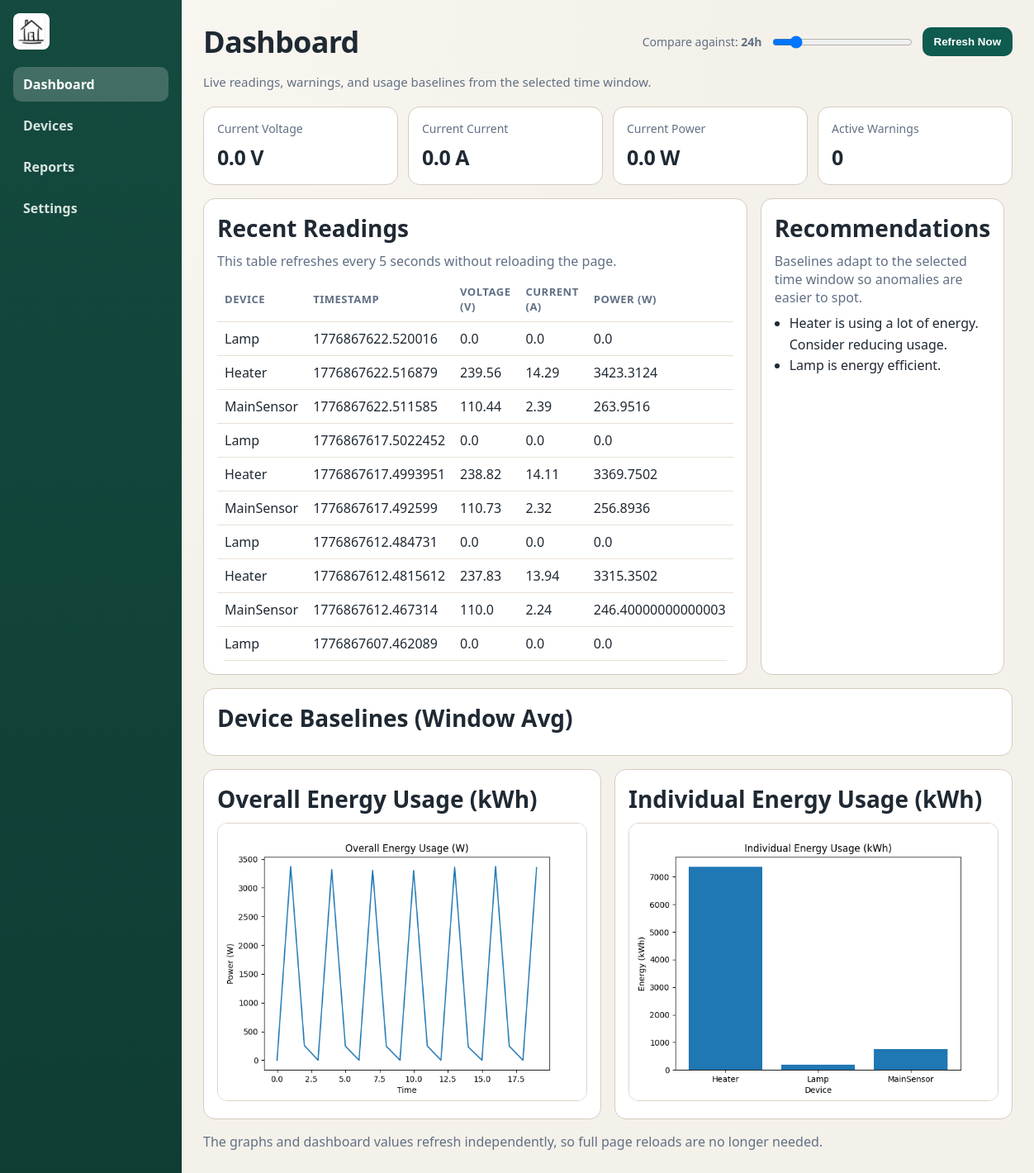
/dashboard, run on the app's committed database.
### tables this page shows
CREATE TABLE devices (
        id INTEGER PRIMARY KEY AUTOINCREMENT,
        name TEXT NOT NULL,
        type TEXT NOT NULL
    , is_active INTEGER NOT NULL DEFAULT 1, power_threshold_watts REAL NOT NULL DEFAULT 1200);

### api.py (the view)
@app.get("/dashboard", response_class=HTMLResponse)
async def get_dashboard(request: Request):
    recommendations = generate_recommendations()
    conn = get_conn()
    cursor = conn.cursor()
    cursor.execute(
        """
        SELECT d.name, r.timestamp, r.voltage, r.current
        FROM sensor_data r
        JOIN devices d ON r.device_id = d.id
        ORDER BY r.timestamp DESC
        LIMIT 10
        """
    )
    readings = cursor.fetchall()
    conn.close()
    latest_power = readings[0][2] * readings[0][3] if readings else 0
    return templates.TemplateResponse(
        "dashboard.html",
        {
            "request": request,
            "readings": readings,
            "power": round(latest_power, 2),
            "recommendations": recommendations,
        },
    )

### templates/dashboard.html (shortened to what this page needs)
<!DOCTYPE html>
<html>
<head>
    <link rel="stylesheet" href="/static/app.css">
</head>
<body>
    <div class="container">
        <div class="sidebar">
            <img src="/static/home_icon.png" alt="Home" class="icon">
            <a class="active" href="/dashboard">Dashboard</a>
            <a href="/devices">Devices</a>
            <a href="/reports">Reports</a>
            <a href="/settings">Settings</a>
        </div>
        <div class="main">
            <div class="page-header">
                <h2>Dashboard</h2>
                <div class="controls">
                    <label for="windowRange">Compare against: <strong><span id="windowLabel">24</span>h</strong></label>
                    <input id="windowRange" type="range" min="1" max="168" value="24" step="1">
                    <button id="reloadBtn" type="button">Refresh Now</button>
                </div>
            </div>
            <p class="subtext">Live readings, warnings, and usage baselines from the selected time window.</p>
            <div class="summary">
                <div class="tile">
                    <div class="tile-label">Current Voltage</div>
                    <div class="tile-value" id="voltageValue">{% if readings %}{{ readings[0][2] }}{% else %}0{% endif %} V</div>
                </div>
                <div class="tile">
                    <div class="tile-label">Current Current</div>
                    <div class="tile-value" id="currentValue">{% if readings %}{{ readings[0][3] }}{% else %}0{% endif %} A</div>
                </div>
                <div class="tile">
                    <div class="tile-label">Current Power</div>
                    <div class="tile-value" id="powerValue">{% if readings %}{{ readings[0][2] * readings[0][3] }}{% else %}0{% endif %} W</div>
                </div>
                <div class="tile">
                    <div class="tile-label">Active Warnings</div>
                    <div class="tile-value" id="warningValue">0</div>
                </div>
            </div>
            <div class="grid-two">
                <div class="section">
                    <h3>Recent Readings</h3>
                    <p class="table-note">This table refreshes every 5 seconds without reloading the page.</p>
                    <table>
                        <thead>
                            <tr>
                                <th>Device</th>
                                <th>Timestamp</th>
                                <th>Voltage (V)</th>
                                <th>Current (A)</th>
                                <th>Power (W)</th>
                            </tr>
                        </thead>
                        <tbody id="readingsBody">
                            {% for r in readings %}
                            <tr>
                                <td>{{ r[0] }}</td>
                                <td>{{ r[1] }}</td>
                                <td>{{ r[2] }}</td>
                                <td>{{ r[3] }}</td>
                                <td>{{ r[2] * r[3] }}</td>
                            </tr>
                            {% endfor %}
                        </tbody>
                    </table>
                </div>
                <div class="section recommendations">
                    <h3>Recommendations</h3>
                    <p class="table-note">Baselines adapt to the selected time window so anomalies are easier to spot.</p>
                    <ul>
                    {% for r in recommendations %}
                        <li>{{ r }}</li>
                    {% endfor %}
                    </ul>
                </div>
            </div>
            <div class="section" style="margin-top:16px;">
                <h3>Device Baselines (Window Avg)</h3>
            </div>
            <div class="graph-grid">
                <div class="section graph">
                    <h3>Overall Energy Usage (kWh)</h3>
                    <img src="/static/overall_graph.png" id="overallGraph" alt="Overall Energy Usage">
                </div>
                <div class="section graph">
                    <h3>Individual Energy Usage (kWh)</h3>
                    <img src="/static/individual_graph.png" id="individualGraph" alt="Individual Energy Usage">
                </div>
            </div>
            <p class="note">The graphs and dashboard values refresh independently, so full page reloads are no longer needed.</p>
        </div>
    </div>
</body>
</html>

### static/app.css (style rules this page uses)
:root { --bg: #f4f1ea; --panel: #ffffff; --text: #1f2933; --muted: #617084; --line: #d5ccbf; --accent: #0f5b4f; --accent-2: #0b3f36; --danger: #b83a3a; --ok: #1f7a4f; }
* { box-sizing: border-box; }
body { margin: 0; background: radial-gradient(circle at top left, #fbf8f3, var(--bg) 45%); color: var(--text); font-family: "Manrope", "Avenir Next", "Segoe UI", sans-serif; font-weight: 400; }
.container { min-height: 100vh; display: grid; grid-template-columns: 220px 1fr; }
.sidebar { background: linear-gradient(180deg, #144a3f 0%, #0f3d34 100%); color: #e8efe9; padding: 16px; }
.icon { width: 44px; height: 44px; object-fit: contain; border-radius: 8px; background: #fff; padding: 4px; margin-bottom: 16px; }
.sidebar a { display: block; color: #d7e3de; text-decoration: none; padding: 10px 12px; border-radius: 10px; margin-bottom: 8px; font-weight: 600; }
.sidebar a.active { background: rgba(255, 255, 255, 0.2); color: #fff; }
.main { padding: 26px; }
.page-header { display: flex; justify-content: space-between; align-items: center; gap: 12px; flex-wrap: wrap; margin-bottom: 14px; }
.page-header h2 { margin: 0; font-size: 36px; letter-spacing: -0.02em; font-weight: 700; }
.subtext { color: var(--muted); margin: 0 0 20px; font-size: 15px; }
.controls { display: flex; align-items: center; gap: 10px; flex-wrap: wrap; }
.controls label { font-size: 14px; color: var(--muted); font-weight: 500; }
#windowRange { width: 170px; }
button, .toggle-btn { border: 0; border-radius: 10px; padding: 10px 14px; background: var(--accent); color: #fff; font-weight: 600; cursor: pointer; }
.summary { display: grid; grid-template-columns: repeat(auto-fit, minmax(210px, 1fr)); gap: 12px; margin-bottom: 16px; }
.tile, .section, .device-card { background: var(--panel); border: 1px solid var(--line); border-radius: 14px; padding: 16px; }
.tile-label { color: var(--muted); font-size: 14px; margin-bottom: 8px; font-weight: 500; }
.tile-value { font-weight: 575; font-size: 25px; letter-spacing: -0.02em; }
.grid-two { display: grid; grid-template-columns: 1.3fr 0.9fr; gap: 16px; }
h3 { margin: 0 0 10px; font-size: 28px; font-weight: 600; }
.table-note { color: var(--muted); margin: 0 0 8px; }
table { width: 100%; border-collapse: collapse; border-radius: 10px; overflow: hidden; }
th, td { text-align: left; border-bottom: 1px solid #e8e0d5; padding: 9px; }
th { font-size: 13px; color: var(--muted); text-transform: uppercase; letter-spacing: 0.04em; font-weight: 600; }
.graph-grid { display: grid; grid-template-columns: 1fr 1fr; gap: 16px; margin-top: 16px; }
.graph img { width: 100%; border-radius: 12px; border: 1px solid #dfd5c9; }
.recommendations ul, #deviceBaselineList { margin: 0; padding-left: 18px; line-height: 1.6; }
.note { margin-top: 16px; color: var(--muted); font-weight: 400; }

### data on the page
devices: name "Lamp", r "1776867622.520016", r "0.0", r "1776867617.5022452", r "1776867612.484731", r "1776867607.462089"
devices: name "Heater", r "1776867622.516879", r "239.56", r "14.29", r "3423.3124", r "1776867617.4993951", r "238.82", r "14.11", r "3369.7502", r "1776867612.4815612", r "237.83", r "13.94", r "3315.3502"
devices: name "MainSensor", r "1776867622.511585", r "110.44", r "2.39", r "263.9516", r "1776867617.492599", r "110.73", r "2.32", r "256.8936", r "1776867612.467314", r "110.0", r "2.24", r "246.40000000000003"

### other printed values
{{ readings[0][2] }} "0.0"
{{ readings[0][3] }} "0.0"
{{ readings[0][2] * readings[0][3] }} "0.0"
{{ r }} "Heater is using a lot of energy. Consider reducing usage." "Lamp is energy efficient."
